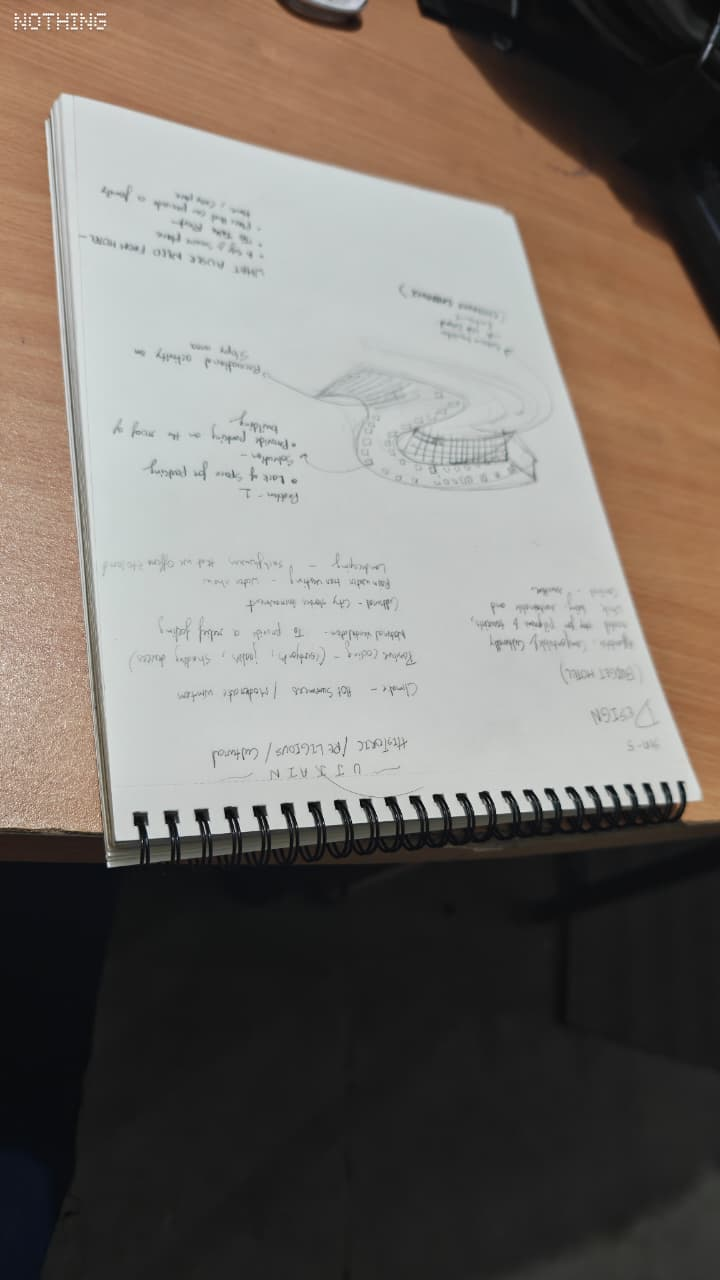
#> input picture sample.jpg, 720 x 1280 px
$ python main.py
#> lines starting #> are read from the running program, lines starting #| are printed output that depends on the picture; after the words box and inside, x2 and y2 are one past the last pixel; in counts of white or black regions, pixels touching at a corner belong together
import cv2 as cv
import numpy as np

###########################
image_path = "sample.jpg"
###########################

def getLines(img, threshold, angle_step=1):
    """hough line using vectorized numpy operations,
    may take more memory, but takes much less time"""
    thetas = np.deg2rad(np.arange(-90.0, 90.0, angle_step))
    width, height = img.shape
    diag_len = int(np.ceil(np.sqrt(width * width + height * height)))   # max_dist
    rhos = np.linspace(-diag_len, diag_len, diag_len * 2)

    # Cache some resuable values
    cos_theta = np.cos(thetas)
    sin_theta = np.sin(thetas)
    num_thetas = len(thetas)

    # Hough accumulator array of theta vs rho
    accumulator = np.zeros((2 * diag_len, num_thetas))
    y_idxs, x_idxs = np.nonzero(img)  # (row, col) indexes to edges
    # Vote in the hough accumulator
    xcosthetas = np.dot(x_idxs.reshape((-1,1)), cos_theta.reshape((1,-1)))
    ysinthetas = np.dot(y_idxs.reshape((-1,1)), sin_theta.reshape((1,-1)))
    rhosmat = np.round(xcosthetas + ysinthetas) + diag_len
    rhosmat = rhosmat.astype(np.int16)
    for i in range(num_thetas):
        _rhos,counts = np.unique(rhosmat[:,i], return_counts=True)
        accumulator[_rhos,i] = counts
    # Thresholding
    idxs = np.argwhere(accumulator > threshold)
    rho_idxs, theta_idxs = idxs[:,0], idxs[:,1]
    return np.column_stack((rhos[rho_idxs], thetas[theta_idxs]))


def line_intersection(line1, line2):
    """Find intersection point of two lines defined by (rho, theta)"""
    rho1, theta1 = line1
    rho2, theta2 = line2

    A = np.array([
        [np.cos(theta1), np.sin(theta1)],
        [np.cos(theta2), np.sin(theta2)]
    ])
    b = np.array([[rho1], [rho2]])

    try:
        x0, y0 = np.linalg.solve(A, b)
        return int(x0[0]), int(y0[0])
    except np.linalg.LinAlgError:
        return None


def get_corners_from_lines(lines, img_shape):
    """Extract 4 corner points from detected lines"""
    if len(lines) < 4:
        return None

    # Separate lines into horizontal and vertical based on angle
    horizontal = []
    vertical = []

    for rho, theta in lines:
        angle_deg = np.rad2deg(theta)
        # Vertical lines: close to -90° or 90°
        if abs(angle_deg) > 45:
            vertical.append((rho, theta))
        else:
            horizontal.append((rho, theta))

    if len(horizontal) < 2 or len(vertical) < 2:
        return None

    # Sort to get top/bottom horizontal and left/right vertical
    horizontal.sort(key=lambda x: x[0])
    vertical.sort(key=lambda x: x[0])

    # Get the two most extreme lines in each direction
    h1, h2 = horizontal[0], horizontal[-1]
    v1, v2 = vertical[0], vertical[-1]

    # Find 4 corner intersections
    corners = []
    for h in [h1, h2]:
        for v in [v1, v2]:
            corner = line_intersection(h, v)
            if corner:
                corners.append(corner)

    if len(corners) != 4:
        return None

    # Sort corners: top-left, top-right, bottom-right, bottom-left
    corners = sorted(corners, key=lambda x: (x[1], x[0]))  # Sort by y, then x

    if len(corners) == 4:
        top_pts = sorted(corners[:2], key=lambda x: x[0])  # Top 2, sort by x
        bottom_pts = sorted(corners[2:], key=lambda x: x[0])  # Bottom 2, sort by x
        return np.array([top_pts[0], top_pts[1], bottom_pts[1], bottom_pts[0]], dtype=np.float32)

    return None


def perspective_transform(img, corners):
    """Apply perspective transformation to get bird's eye view"""
    # Calculate width and height of the output image
    width_top = np.linalg.norm(corners[0] - corners[1])
    width_bottom = np.linalg.norm(corners[3] - corners[2])
    width = int(max(width_top, width_bottom))

    height_left = np.linalg.norm(corners[0] - corners[3])
    height_right = np.linalg.norm(corners[1] - corners[2])
    height = int(max(height_left, height_right))

    # Destination points (rectangle)
    dst = np.array([
        [0, 0],
        [width - 1, 0],
        [width - 1, height - 1],
        [0, height - 1]
    ], dtype=np.float32)

    # Get perspective transformation matrix
    M = cv.getPerspectiveTransform(corners, dst)

    # Apply transformation
    warped = cv.warpPerspective(img, M, (width, height))
    return warped


# Main execution
img_original = cv.imread(image_path)
#> img_original is the input picture: shape (1280, 720, 3); mean B, G, R 104.6, 111, 117.9
img = cv.imread(image_path, cv.IMREAD_GRAYSCALE)
#> img: shape (1280, 720); min 0, max 255, mean 112.3
assert img is not None, "file could not be read, check with os.path.exists()"

# Resize to width = 300px (maintain aspect ratio)
height, width = img.shape
#> height = 1280; width = 720
scale = 300 / width
#> scale = 0.417
new_width = 300
new_height = int(height * scale)
#> new_height = 533
img = cv.resize(img, (new_width, new_height), interpolation=cv.INTER_AREA)
#> img: shape (533, 300)
img_original = cv.resize(img_original, (new_width, new_height), interpolation=cv.INTER_AREA)
#> img_original: shape (533, 300, 3)

# Edge detection
kernel = np.ones((5,5), np.uint8)
dilated = cv.dilate(img, kernel, iterations=5,)
eroded = cv.erode(dilated, kernel, iterations=5)
edges = cv.Canny(eroded, 60, 180)
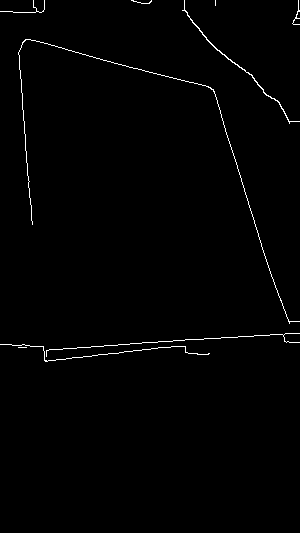
#> edges: shape (533, 300); 0.96% white in thin lines or dots, all inside (x1, y1, x2, y2) = (0, 0, 300, 362)

# Detect lines
lines = getLines(edges, 90)
#> in getLines, `y_idxs, x_idxs = np.nonzero(img)`: y_idxs = 1529 values from 0 to 361; x_idxs = 1529 values, max 299 at index 80, min 0 at index 81, mean 156.9
#> in getLines, `xcosthetas = np.dot(x_idxs.reshape((-1,1)), cos_theta.reshape((1,-1)))`:
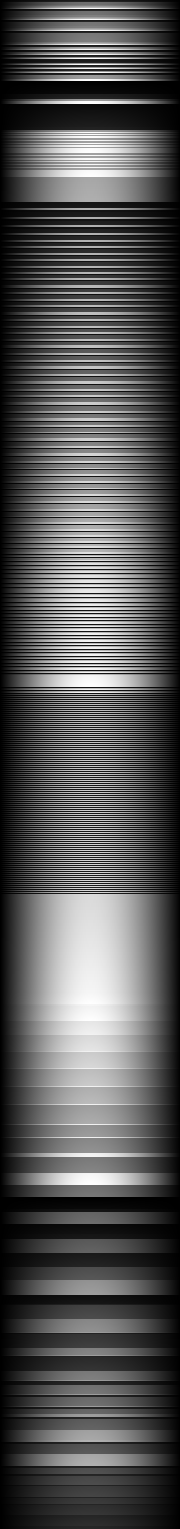
#> xcosthetas: shape (1529, 180) float64; min 0, max 299, mean 99.9; drawn with min black and max white
#> in getLines, `rhosmat = np.round(xcosthetas + ysinthetas) + diag_len`:
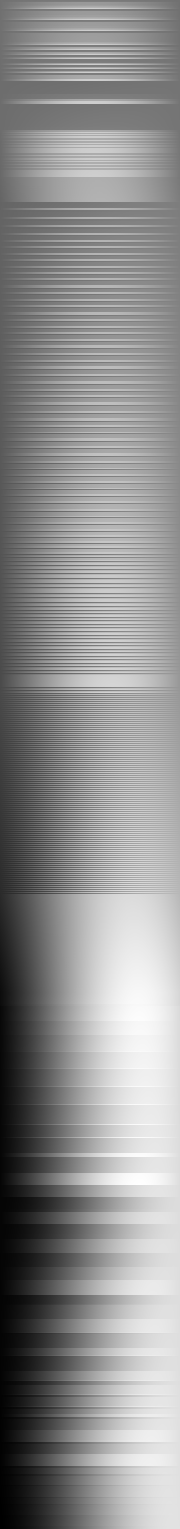
#> rhosmat: shape (1529, 180) float64; min 251, max 1066, mean 710.9; drawn with min black and max white
#> after the loop in getLines, `for i in range(num_thetas):`:
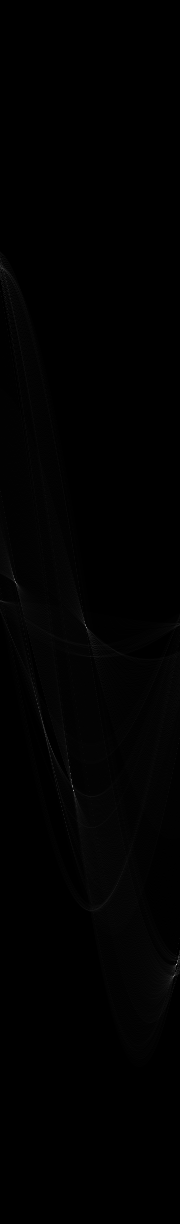
#> accumulator: shape (1224, 180) float64; min 0, max 189, mean 1.2
#> in getLines, `idxs = np.argwhere(accumulator > threshold)`: idxs = [[582, 15], [625, 85], [627, 86], [785, 72], [786, 72], [790, 73], [964, 176], [975, 174], [976, 173]]
#> in getLines, `rho_idxs, theta_idxs = idxs[:,0], idxs[:,1]`: rho_idxs = [582, 625, 627, 785, 786, 790, 964, 975, 976]; theta_idxs = [15, 85, 86, 72, 72, 73, 176, 174, 173]
#> lines = [[-29.52, -1.31], [13.51, -0.0873], [15.51, -0.0698], [173.6, -0.314], [174.6, -0.314], [178.6, -0.297], [352.8, 1.5], [363.8, 1.47], [364.8, 1.45]]

# Draw lines on image
img_with_lines = img_original.copy()
for rho, theta in lines:
    a = np.cos(theta)
    b = np.sin(theta)
    x0 = a * rho
    y0 = b * rho
    x1 = int(x0 + 1000 * (-b))
    y1 = int(y0 + 1000 * (a))
    x2 = int(x0 - 1000 * (-b))
    y2 = int(y0 - 1000 * (a))
    cv.line(img_with_lines, (x1, y1), (x2, y2), (0, 255, 0), 2)
#> this loop made 9 passes
#> (rho, theta, a, b, x0, y0, x1, y1) on passes 1 to 9: (-29.52, -1.31, 0.259, -0.966, -7.64, 28.52, 958, 287), (13.51, -0.0873, 0.996, -0.0872, 13.46, -1.18, 100, 995), (15.51, -0.0698, 0.998, -0.0698, 15.47, -1.08, 85, 996), (173.6, -0.314, 0.951, -0.309, 165.1, -53.66, 474, 897), (174.6, -0.314, 0.951, -0.309, 166.1, -53.97, 475, 897), (178.6, -0.297, 0.956, -0.292, 170.8, -52.23, 463, 904), (352.8, 1.5, 0.0698, 0.998, 24.61, 351.9, -972, 421), (363.8, 1.47, 0.105, 0.995, 38.03, 361.8, -956, 466), (364.8, 1.45, 0.122, 0.993, 44.46, 362.1, -948, 483)
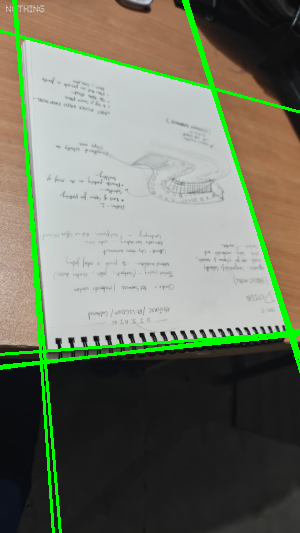
#> img_with_lines: shape (533, 300, 3); mean B, G, R 100.4, 118.4, 112.6

# Extract corners from lines
corners = get_corners_from_lines(lines, img.shape)
#> the loop in get_corners_from_lines, `for rho, theta in lines:` made 9 passes
#> (rho, theta, angle_deg) on passes 1 to 9: (-29.52, -1.31, -75), (13.51, -0.0873, -5), (15.51, -0.0698, -4), (173.6, -0.314, -18), (174.6, -0.314, -18), (178.6, -0.297, -17), (352.8, 1.5, 86), (363.8, 1.47, 84), (364.8, 1.45, 83)
#> after the loop in get_corners_from_lines, `for rho, theta in lines:`: horizontal = [(13.51, -0.0873), (15.51, -0.0698), (173.6, -0.314), (174.6, -0.314), (178.6, -0.297)]; vertical = [(-29.52, -1.31), (352.8, 1.5), (363.8, 1.47), (364.8, 1.45)]
#> in get_corners_from_lines, `h1, h2 = horizontal[0], horizontal[-1]`: h1 = (13.51, -0.0873); h2 = (178.6, -0.297)
#> in get_corners_from_lines, `v1, v2 = vertical[0], vertical[-1]`: v1 = (-29.52, -1.31); v2 = (364.8, 1.45)
#> the loop in get_corners_from_lines, `for h in [h1, h2]:` made 2 passes
#> after the loop in get_corners_from_lines, `for h in [h1, h2]:`: corners = [(16, 35), (45, 361), (213, 87), (288, 332)]
#> in get_corners_from_lines, `corners = sorted(corners, key=lambda x: (x[1], x[0]))`: corners = [(16, 35), (213, 87), (288, 332), (45, 361)]
#> in get_corners_from_lines, `top_pts = sorted(corners[:2], key=lambda x: x[0])`: top_pts = [(16, 35), (213, 87)]
#> in get_corners_from_lines, `bottom_pts = sorted(corners[2:], key=lambda x: x[0])`: bottom_pts = [(45, 361), (288, 332)]
#> corners = [[16, 35], [213, 87], [288, 332], [45, 361]]

if corners is not None:
    # Draw corners
    img_with_corners = img_with_lines.copy()
    for corner in corners:
        cv.circle(img_with_corners, tuple(corner.astype(int)), 5, (255, 0, 0), -1)
#> this loop made 4 passes
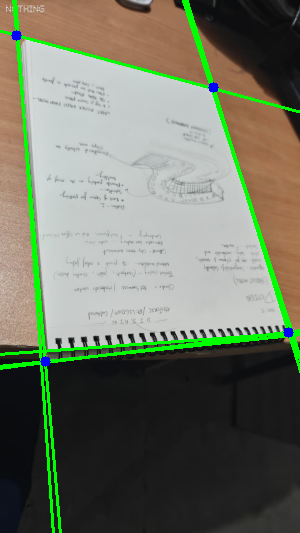
#> img_with_corners: shape (533, 300, 3); 0.2% of pixels changed, all inside (x1, y1, x2, y2) = (11, 30, 294, 367)

    # Apply perspective transform
    transformed = perspective_transform(img_original, corners)
#> in perspective_transform, `width_top = np.linalg.norm(corners[0] - corners[1])`: width_top = 203.7
#> in perspective_transform, `width_bottom = np.linalg.norm(corners[3] - corners[2])`: width_bottom = 244.7
#> in perspective_transform, `width = int(max(width_top, width_bottom))`: width = 244
#> in perspective_transform, `height_left = np.linalg.norm(corners[0] - corners[3])`: height_left = 327.3
#> in perspective_transform, `height_right = np.linalg.norm(corners[1] - corners[2])`: height_right = 256.2
#> in perspective_transform, `height = int(max(height_left, height_right))`: height = 327
#> in perspective_transform, `dst = np.array([ [0, 0], [width - 1, 0], [width - 1, height - 1], [0, ..`: dst = [[0, 0], [243, 0], [243, 326], [0, 326]]
#> in perspective_transform, `M = cv.getPerspectiveTransform(corners, dst)`: M = [[0.996, -0.0886, -12.84], [-0.385, 1.46, -44.85], [-0.00155, 0.00136, 1]]
#> in perspective_transform, `warped = cv.warpPerspective(img, M, (width, height))`:
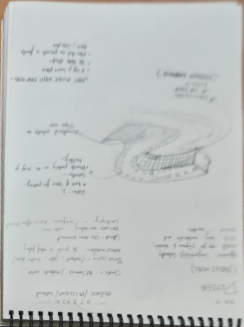
#> warped: shape (327, 244, 3); mean B, G, R 193.5, 194.9, 190.6

    # [5 lines of commented-out code are left out]
    cv.imshow('3. Transformed Paper', transformed)
else:
    print("Could not detect 4 corners from lines")
    cv.imshow('Lines Detected', img_with_lines)

# cv.imshow('Edges', edges)
cv.waitKey(0)
cv.destroyAllWindows()
